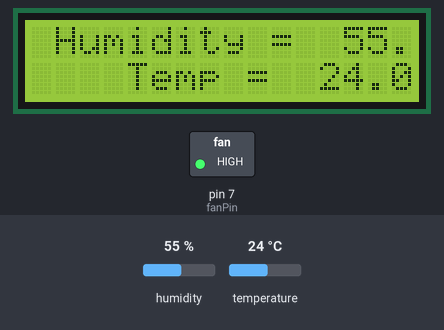
A sketch run on a simulated Arduino Uno, built with avr-gcc and run on an emulated ATmega328P. On the bench: 16×2 character LCD, switched loads named in the sketch (green lamp = pin HIGH). The test bench sets the inputs (shaded band); at power-on: humidity 55 %, temperature 24 °C. What the sketch prints to the serial monitor is not drawn.

Above: at 1.2 s.
1.3 s: humidity set to 27 %
At 1.7 s:
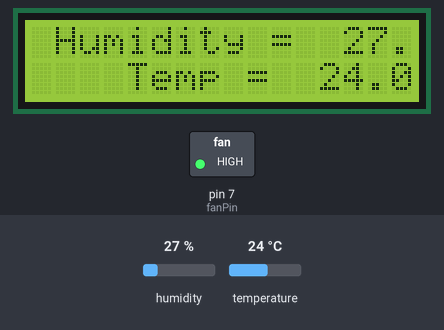
2.8 s: humidity set to 24 %
At 4.0 s:
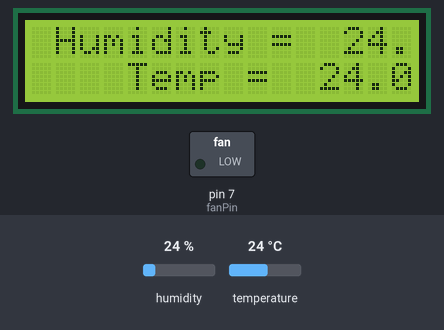
4.3 s: temperature set to 12 °C
At 5.6 s:
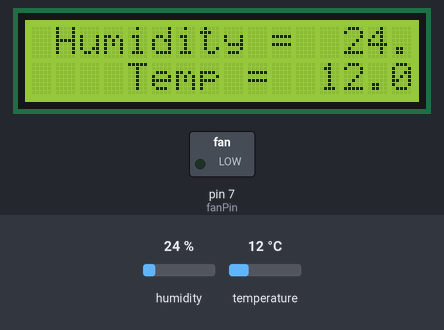
5.9 s: temperature set to 19 °C
At 7.1 s:
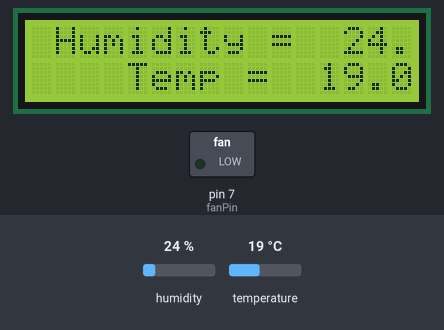
Timing chart, 0 to 8.4 s (numbered marks = the images above; inputs shaded):
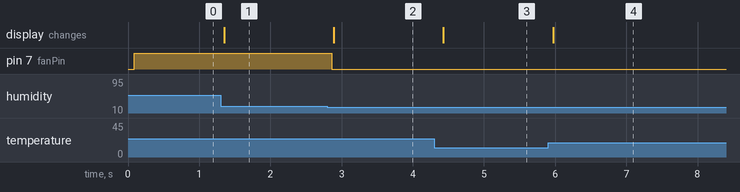

The sketch:

DHT11___fan_transistor.ino
```cpp
#include <dht.h>
#include <Wire.h> // Library for I2C communication
#include <LiquidCrystal_I2C.h> // Library for LCD

dht DHT;
LiquidCrystal_I2C lcd = LiquidCrystal_I2C(0x27, 16, 2);

int dht11Pin = 4;
int fanPin = 7;
int del = 100;
double humid, temp, correctHumid;


void setup() {
  pinMode(fanPin, OUTPUT);
  digitalWrite(fanPin, LOW);
  Serial.begin(9600);
  lcd.init();
  lcd.backlight();
}

void loop() {

 int chk = DHT.read11(dht11Pin);

 humid = DHT.humidity;
 temp = DHT.temperature;

 //Accurate value detection
  HumidFunc();


 //LCD part
  lcd.setCursor(1, 0);
  lcd.print("Humidity = ");
  lcd.setCursor(13, 0);
  lcd.print(correctHumid);
  lcd.setCursor(4,1);
  lcd.print("Temp = ");
  lcd.setCursor(12, 1);
  lcd.print(temp);

 delay(del);


}


void HumidFunc(){

  if (humid > 0){
         Serial.print(DHT.humidity);
         Serial.print("humidity ---- temp");
         Serial.println(DHT.temperature);
         correctHumid = DHT.humidity; // We dont want to use -999 value
                               // because of the dht11's frequency
                               //we can read 1 time in a second
                               //with this we only take correct value
    if(humid > 30){

         digitalWrite(fanPin, HIGH);

    }
    if(humid <= 25){
        digitalWrite(fanPin, LOW);
    }

 }
}
```

Measured:
- the behaviour switches between 26 and 25 % on humidity (found by bisection; images 1 and 2)
- after the input at 1.3 s, the display: changes after 0.05 s (image 1)
- after the input at 2.8 s, pin 7 (fanPin): HIGH → LOW after 0.06 s; the display: changes after 0.09 s (image 2)
- after the input at 4.3 s, the display: changes after 0.13 s (image 3)
- after the input at 5.9 s, the display: changes after 0.07 s (image 4)
